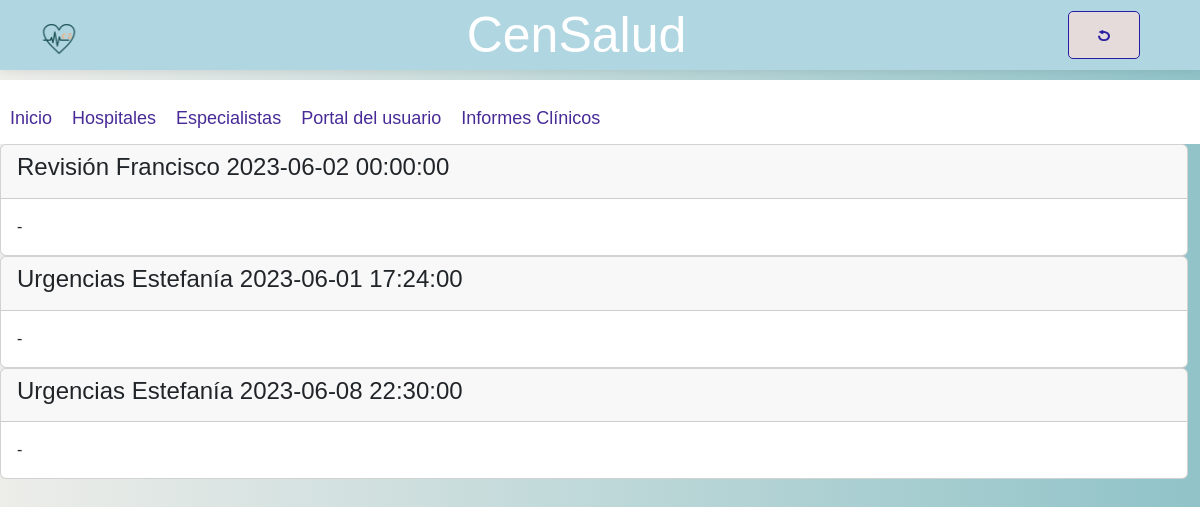
The page /vista/informes_clinicos.php (signed in) on the database its author committed.
### tables this page shows
CREATE TABLE `cita` (
  `idCita` int(11) NOT NULL,
  `Hora` datetime NOT NULL,
  `idPersonal` int(11) NOT NULL,
  `idUsuario` int(11) NOT NULL,
  `idTipoCita` int(11) NOT NULL,
  `informe` varchar(10000) DEFAULT NULL
);

CREATE TABLE `tipocita` (
  `idTipoCita` int(11) NOT NULL,
  `Nombre` varchar(100) NOT NULL,
  `Duracion` int(50) DEFAULT NULL
);

CREATE TABLE `personal` (
  `idPersonal` int(11) NOT NULL,
  `Nombre` varchar(150) NOT NULL,
  `Apellido` varchar(150) NOT NULL,
  `Telefono` varchar(45) NOT NULL,
  `dni` varchar(9) DEFAULT NULL
);

### modelo/crud.php (called while the page is built, shortened)
<?php
function crud_select($tabla, $campo, $condicion) {
    try {
        $dsn = 'mysql:host=localhost;dbname=hospital';
        $username = 'root';
        $password = '';
        $pdo = new PDO($dsn, $username, $password);
        $sql = "SELECT * FROM $tabla WHERE $campo = '$condicion'";
        $stmt = $pdo->prepare($sql);
        $stmt->execute();
        return $stmt->fetchAll(PDO::FETCH_ASSOC);
    } catch (PDOException $e) {
        echo "Error: " . $e->getMessage();
    }
}
?>

### vista/informes_clinicos.php (the view, shortened to what this page needs)
<!DOCTYPE html>
<html>
<head>
    <link rel="stylesheet" type="text/css" href="css/informes_clinicos.css">
    <link rel="stylesheet" type="text/css" href="css/cabecera.css">
    <link rel="stylesheet" type="text/css" href="css/barra_navegacion.css">
    <link href="https://cdn.jsdelivr.net/npm/bootstrap@5.3.0-alpha3/dist/css/bootstrap.min.css" rel="stylesheet"
>
</head>
<?php
require_once('../modelo/crud.php');
$citas = crud_select('cita', 'idUsuario', $_SESSION['idUsuario'] );
?>
<body class="body-fondo">
    <header class="main-header">
        <div class="logo-container">
            <a href="index.php"><img src="logos/logo_hospital4.png"></a>
        </div>
        <div class="title-container">
            <h1>CenSalud</h1>
        </div>
        <div class="button-container">
            <a href="portal_usuario.php" class="c-button user-button"><img src="logos/logo_volver-1.png"
                    class="logo-volver"></a>
        </div>
    </header>
    <div class="main">
        <nav>
            <ul>
                <li><a href="index.php">Inicio</a></li>
                <li><a href="centros_hospitalarios.html">Hospitales</a></li>
                <li><a href="especialistas.html">Especialistas</a></li>
                <li><a href="portal_usuario.php">Portal del usuario</a></li>
                <li><a href="informes_clinicos.php">Informes Clínicos</a></li>
            </ul>
        </nav>
        <div id="accordion">
            <?php
      foreach ($citas as $cita) {
        $tipo_cita = crud_select('TipoCita', 'idTipoCita',$cita['idTipoCita'] );
        $personal = crud_select('Personal', 'idPersonal',$cita['idPersonal'] );
        echo '<div class="card">
        <div class="card-header" id="headingOne">
          <h5 class="mb-0">
            <h4 data-target="#'. $tipo_cita[0]['Nombre'] .'" >
            '. $tipo_cita[0]['Nombre'] . ' ' . $personal[0]['Nombre'] . ' ' . $cita['Hora'] . '
            </h4>
          </h5>
        </div>
        <div id="'. $tipo_cita[0]['Nombre'] .'" class="collapse show" aria-labelledby="headingOne" data-parent="#accordion">
          <div class="card-body"> -
          '. $cita['informe'] .'
          </div>
        </div>
      </div>';
      }
      ?>
        </div>
</body>
</html>

### vista/css/cabecera.css (style rules this page uses)
.body-fondo { background: -webkit-linear-gradient(left,#EDEDE9, #90C3C8); font-family: 'Montserrat', sans-serif; margin: 0px; width: auto; }
.main-header { display: flex; justify-content: space-between; align-items: center; position: fixed; top: 0; left: 0; width: 100vw; height: 70px; background-color: #b0d6e2; box-shadow: 0 0 10px rgba(0, 0, 0, 0.1); z-index: 999; }
header { height: 60px; background-color: #fff; box-shadow: 0 2px 4px rgba(0, 0, 0, 0.1); display: flex; justify-content: space-between; align-items: center; padding: 0 20px; }
.logo-container img { height: 100px; padding-top:25px; }
.title-container h1 { font-size: 50px; margin: 0; color: #ffffff; font-family: lexend, Arial, Helvetica, sans-serif; }
.button-container { display: flex; align-items: center; padding-right: 40px; }
.c-button { display: inline-block; padding: 10px 20px; text-decoration: none; border-radius: 5px; margin-left: 10px; }
.user-button { background-color: #e6dbdb; color: #281da2; border: 1px solid #281da2; }
.logo-volver { height: 25px; width: 30px; }

### vista/css/barra_navegacion.css (style rules this page uses)
nav { background-color: white; color: #281da2; display: flex; padding-bottom: 12px; justify-content: space-between; align-items: center; width: 100vw; padding-top: 25px; padding-left: 10px; font-size: 18px; }
nav ul { list-style: none; display: flex; margin: 0; padding: 0; }
nav ul li { margin-right: 20px; }
nav ul li a { color: #482b97; text-decoration: none; }
.main { margin-top: 80px; width: 99vw; }

### rows shown on the page
cita: idTipoCita.Nombre "Revisión", idPersonal.Nombre "Francisco", Hora "2023-06-02 00:00:00"
cita: idTipoCita.Nombre "Urgencias", idPersonal.Nombre "Estefanía", Hora "2023-06-01 17:24:00"
cita: idTipoCita.Nombre "Urgencias", idPersonal.Nombre "Estefanía", Hora "2023-06-08 22:30:00"
